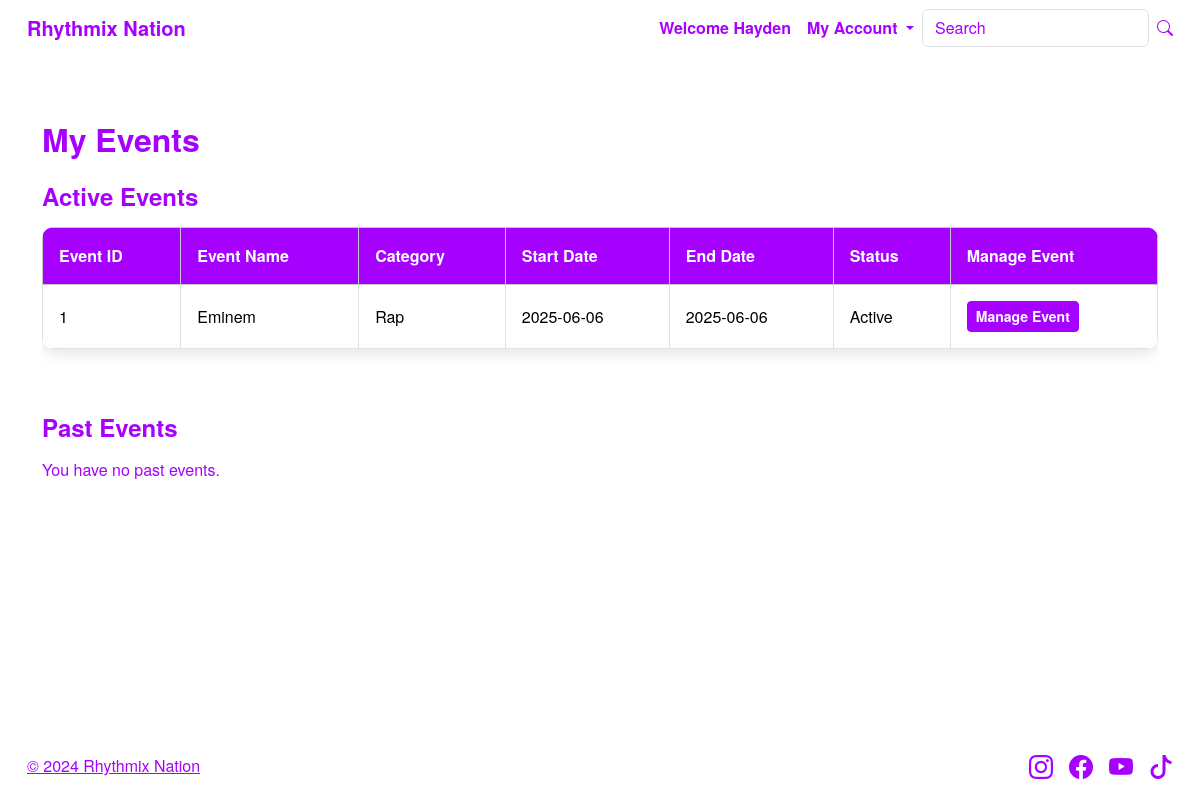
Before: /experiences/my-events (signed in) with the older database file.
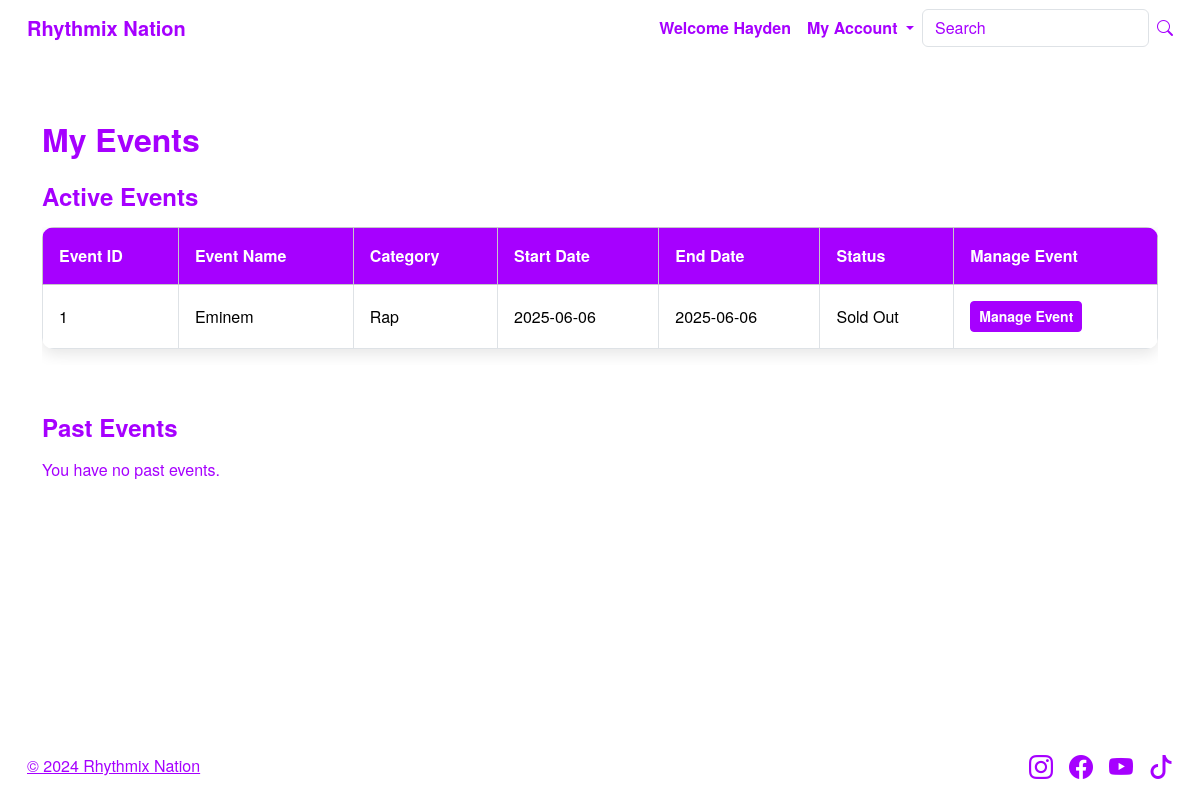
After: the same page with the newer database file.
### website/models.py (models this page shows, shortened)
class Event(db.Model):
    __tablename__ = 'events'
    id = db.Column(db.Integer, primary_key=True)
    event_name = db.Column(db.String(150), nullable=False)
    category_id = db.Column(db.Integer, db.ForeignKey('categories.id'), nullable=False)
    event_description = db.Column(db.Text, nullable=False)
    start_date = db.Column(db.DateTime, nullable=False)
    start_time = db.Column(Time, nullable=False)  # Changed from String to Time
    end_date = db.Column(db.DateTime, nullable=False)
    end_time = db.Column(Time, nullable=False)    # Changed from String to Time
    event_location = db.Column(db.String(150), nullable=False)
    event_image = db.Column(db.String(150), nullable=False)
    ticket_price = db.Column(db.Float, nullable=False)
    capacity = db.Column(db.Integer, nullable=False)
    comment = db.relationship('Comment', backref='event', lazy='dynamic')
    user_id = db.Column(db.Integer, db.ForeignKey('users.id'), nullable=False)
    event_status = db.Column(db.String(20), nullable=False, default='Open')

class Category(db.Model):
    __tablename__ = 'categories'
    id = db.Column(db.Integer, primary_key=True)
    name = db.Column(db.String(100), nullable=False, unique=True)
    events = db.relationship('Event', backref='category')

### website/events.py (the view)
@eventbp.route('/my-events')
@login_required
def my_events():
    today = datetime.utcnow().date()
    active_events = Event.query.filter(Event.user_id == current_user.id, Event.end_date >= today).all()
    past_events = Event.query.filter(Event.user_id == current_user.id, Event.end_date < today).all()
    return render_template('experiences/my_events.html', active_events=active_events, past_events=past_events)

### website/templates/experiences/my_events.html
{% extends "base.html" %}
{% block content %}
<div class="container mt-5">
    <h2 class="mb-4">My Events</h2>
    <h4 class="mb-3">Active Events</h4>
    {% if active_events %}
        <div class="table-responsive mb-5">
            <table class="table table-bordered table-hover">
                <thead class="table-light">
                    <tr>
                        <th scope="col">Event ID</th>
                        <th scope="col">Event Name</th>
                        <th scope="col">Category</th>
                        <th scope="col">Start Date</th>
                        <th scope="col">End Date</th>
                        <th scope="col">Status</th>
                        <th scope="col">Manage Event</th>
                    </tr>
                </thead>
                <tbody>
                    {% for event in active_events %}
                        <tr>
                            <td>{{ event.id }}</td>
                            <td>{{ event.event_name }}</td>
                            <td>{{ event.category.name }}</td>
                            <td>{{ event.start_date.strftime('%Y-%m-%d') }}</td>
                            <td>{{ event.end_date.strftime('%Y-%m-%d') }}</td>
                            <td>{{ event.event_status }}</td>
                            <td>
                                <a href="{{ url_for('event.manage_event', id=event.id) }}" class="btn btn-sm button-color button-hover">
                                    Manage Event
                                </a>
                            </td>
                        </tr>
                    {% endfor %}
                </tbody>
            </table>
        </div>
    {% else %}
        <p class="text-muted mb-5">You currently have no upcoming events.</p>
    {% endif %}
    <h4 class="mb-3">Past Events</h4>
    {% if past_events %}
        <div class="table-responsive">
            <table class="table table-bordered table-hover">
                <thead class="table-light">
                    <tr>
                        <th scope="col">Event ID</th>
                        <th scope="col">Event Name</th>
                        <th scope="col">Category</th>
                        <th scope="col">Start Date</th>
                        <th scope="col">End Date</th>
                        <th scope="col">Status</th>
                    </tr>
                </thead>
                <tbody>
                    {% for event in past_events %}
                        <tr>
                            <td>{{ event.id }}</td>
                            <td>{{ event.event_name }}</td>
                            <td>{{ event.category.name }}</td>
                            <td>{{ event.start_date.strftime('%d-%m-%Y') }}</td>
                            <td>{{ event.end_date.strftime('%d-%m-%Y') }}</td>
                            <td>{{ event.event_status }}</td>
                        </tr>
                    {% endfor %}
                </tbody>
            </table>
        </div>
    {% else %}
        <p class="text-muted">You have no past events.</p>
    {% endif %}
</div>
{% endblock %}

Changed rows visible on the page:
changed Event "Eminem": event_status "Active" → "Sold Out"
